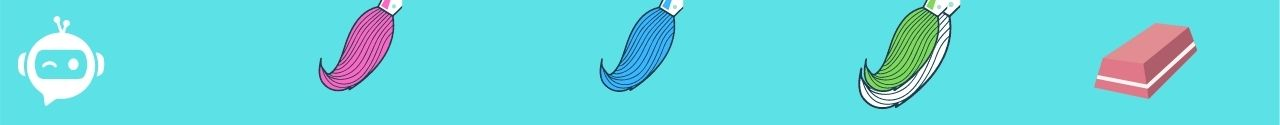
#> input picture opencv/Murtaza/Virtual Painter/pic/3.jpg, 1280 x 125 px, found by its file name
$ python bitbasic.py
#> lines starting #> are read from the running program, lines starting #| are printed output that depends on the picture
'''
# Change first 100 rows to random pixels
https://www.youtube.com/watch?v=wlYPhdTbRmk&list=PLzMcBGfZo4-lUA8uGjeXhBUUzPYc6vZRn&index=2
https://github.com/techwithtim/OpenCV-Tutorials/blob/main/tutorial2.py
'''

import cv2
import random
import getpass

file_name = '3.jpg'
def readImagePath():
	BASE_FOLDER = 'C:/Users/' + getpass.getuser()
	BASE_FOLDER = BASE_FOLDER + '/Pictures/Saved Pictures/'
	path = BASE_FOLDER
	return path+file_name

file_path = readImagePath()
print(file_path)
img = cv2.imread(file_path, -1)
#> img is the input picture: shape (125, 1280, 3); mean B, G, R 221.7, 216.1, 101.2

print("type = ",type(img))#<class 'numpy.ndarray'>
#| type =  <class 'numpy.ndarray'>
print("shape =", img.shape[0],img.shape[1])
#| shape = 125 1280
for i in range(44):
	for j in range(img.shape[1]-22):
		img[i][j] = [random.randint(0, 25), random.randint(100, 255), random.randint(0, 255)]
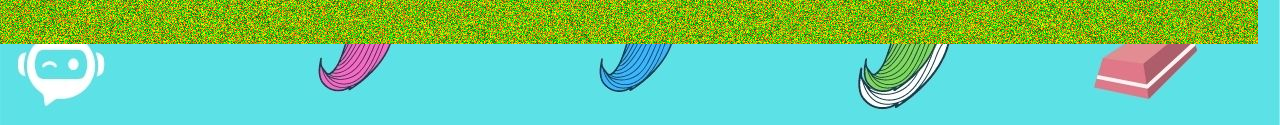
#> img: shape (125, 1280, 3); mean B, G, R 149.3, 202.7, 110.7

###### Copy part of image  ############
#######################################
#tag = img[50:70, 60:90]
#img[10:30, 20:50] = tag

cv2.imshow('Image', img)
cv2.waitKey(0)
cv2.destroyAllWindows()

$ run again, with opencv/Murtaza/Virtual Painter/pic/0.jpg copied over opencv/Murtaza/Virtual Painter/pic/3.jpg
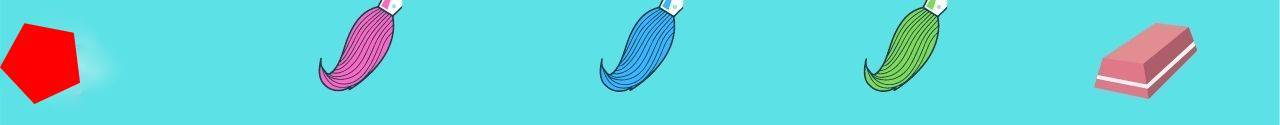
#> input picture opencv/Murtaza/Virtual Painter/pic/0.jpg, 1280 x 125 px, found by its file name
#> img is the input picture: shape (125, 1280, 3); mean B, G, R 215.9, 210.2, 102.2
#| type =  <class 'numpy.ndarray'>
#| shape = 125 1280
#> after the loop `for i in range(44):`:
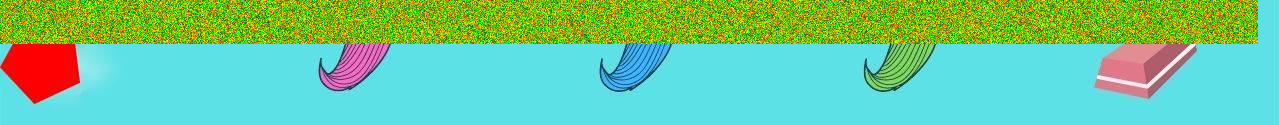
#> img: shape (125, 1280, 3); mean B, G, R 144.7, 198.1, 111.5
